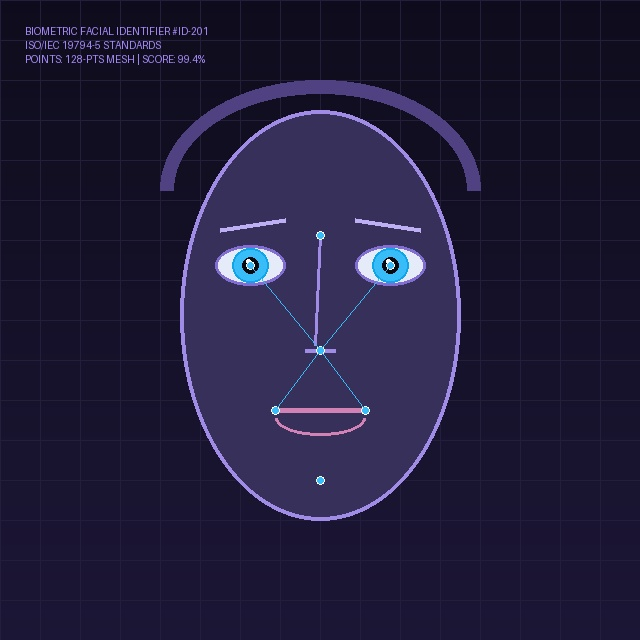
#> input picture dataset/biometrics/face_biometric_201.jpg, 640 x 640 px; its folder holds only this picture in this run
$ python augment_dataset.py
#> lines starting #> are read from the running program, lines starting #| are printed output that depends on the picture
"""
PrivateLens Robustness Augmentation Engine
Creates a strictly separated evaluation dataset of augmented image variants
to measure retrieval robustness against photometric and geometric perturbations.

Guarantees:
- Original dataset is untouched and preserved.
- Augmented samples stored in dataset_augmented/ with separate metadata_augmented.csv.
- Each sample explicitly tracks original_image_id and transformation type.
"""

import os
import sys
import csv
import time
from PIL import Image, ImageEnhance, ImageFilter

BASE_DIR = os.path.abspath(os.path.join(os.path.dirname(__file__), ".."))
DATASET_DIR = os.path.join(BASE_DIR, "dataset")
AUGMENTED_DIR = os.path.join(BASE_DIR, "dataset_augmented")
AUGMENTED_CSV = os.path.join(AUGMENTED_DIR, "metadata_augmented.csv")

def apply_transformations(image: Image.Image):
    """Generates 5 controlled, semantically preserving transformations."""
    transforms = {}

    # 1. Brightness adjustment (+25%)
    enh_b = ImageEnhance.Brightness(image)
    transforms["brightness_up"] = enh_b.enhance(1.25)

    # 2. Contrast adjustment (+30%)
    enh_c = ImageEnhance.Contrast(image)
    transforms["contrast_up"] = enh_c.enhance(1.30)

    # 3. Small rotation (+5 degrees with edge crop)
    rot = image.rotate(5, resample=Image.Resampling.BILINEAR)
    transforms["rotation_5deg"] = rot

    # 4. Mild Gaussian Blur (radius 1.2)
    blur = image.filter(ImageFilter.GaussianBlur(radius=1.2))
    transforms["mild_blur"] = blur

    # 5. Mild Sharpening
    sharp = image.filter(ImageFilter.SHARPEN)
    transforms["sharpen"] = sharp

    return transforms

def run_augmentation(samples_per_domain: int = 25):
    """
    Selects representative samples from each domain and applies transformations.
    Saves results into dataset_augmented/ maintaining domain folders.
    """
#> called with samples_per_domain = 25
    print("=" * 68)
    print("      PrivateLens Robustness Dataset Augmentation Engine       ")
    print(f"      Target: {samples_per_domain} images per domain x 5 variants")
    print("=" * 68)

    os.makedirs(AUGMENTED_DIR, exist_ok=True)
    expected_domains = ["biometrics", "medical", "nature", "vehicles"]
    augmented_records = []

    total_generated = 0

    for domain in expected_domains:
        dom_src = os.path.join(DATASET_DIR, domain)
        dom_dest = os.path.join(AUGMENTED_DIR, domain)
        os.makedirs(dom_dest, exist_ok=True)

        # Collect candidate images
        candidates = []
        for root, _, files in os.walk(dom_src):
            for f in sorted(files):
                if f.lower().endswith((".jpg", ".jpeg", ".png")):
                    candidates.append(os.path.join(root, f))

        selected = candidates[:samples_per_domain]
        print(f"  * Domain [{domain.capitalize()}]: Processing {len(selected)} source images...")

        for fpath in selected:
            orig_fname = os.path.basename(fpath)
            orig_id = os.path.splitext(orig_fname)[0]

            try:
                with Image.open(fpath) as pil_img:
#> pil_img is the input picture: PIL image 640x640 RGB; mean R, G, B 32.8, 28.4, 58.1
                    if pil_img.mode != "RGB":
                        pil_img = pil_img.convert("RGB")
                    variants = apply_transformations(pil_img)
#> in apply_transformations, `rot = image.rotate(5, resample=Image.Resampling.BILINEAR)`:
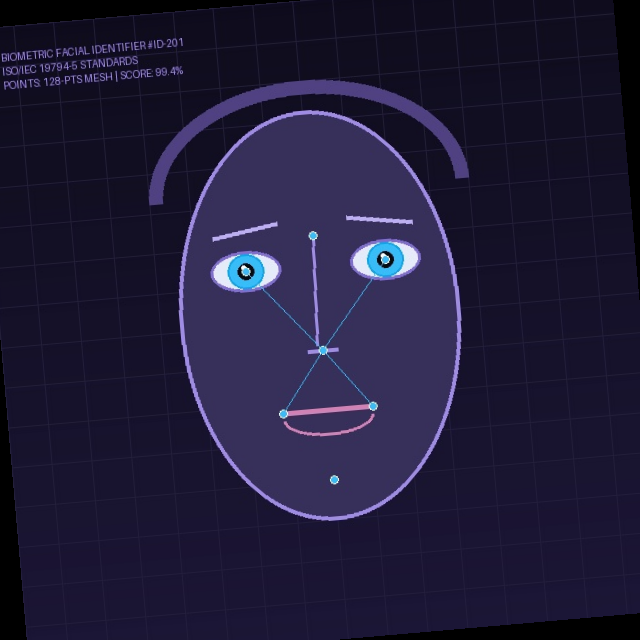
#> rot: PIL image 640x640 RGB; mean R, G, B 31.8, 27.6, 56.2
#> variants = 5 items

                for tname, trans_img in variants.items():
                    aug_fname = f"{orig_id}_aug_{tname}.jpg"
                    aug_path = os.path.join(dom_dest, aug_fname)
                    trans_img.save(aug_path, "JPEG", quality=90)

                    aug_size = os.path.getsize(aug_path)
                    rel_path = os.path.relpath(aug_path, BASE_DIR).replace("\\", "/")

                    augmented_records.append({
                        "augmented_image_id": f"AUG_{orig_id}_{tname}",
                        "original_image_id": orig_id,
                        "domain": domain,
                        "transformation_type": tname,
                        "relative_path": rel_path,
                        "image_width": trans_img.width,
                        "image_height": trans_img.height,
                        "file_size_bytes": aug_size,
                        "generation_date": time.strftime("%Y-%m-%d")
                    })
                    total_generated += 1
#> this loop made 5 passes
#> (tname, aug_fname, aug_size) on passes 1 to 5: ('brightness_up', 'face_biometric_201_aug_brightness_up.jpg', 54779), ('contrast_up', 'face_biometric_201_aug_contrast_up.jpg', 55303), ('rotation_5deg', 'face_biometric_201_aug_rotation_5deg.jpg', 46655), ('mild_blur', 'face_biometric_201_aug_mild_blur.jpg', 32438), ('sharpen', 'face_biometric_201_aug_sharpen.jpg', 65915)
#> pass 1, in run_augmentation, `trans_img.save(aug_path, "JPEG", quality=90)`:
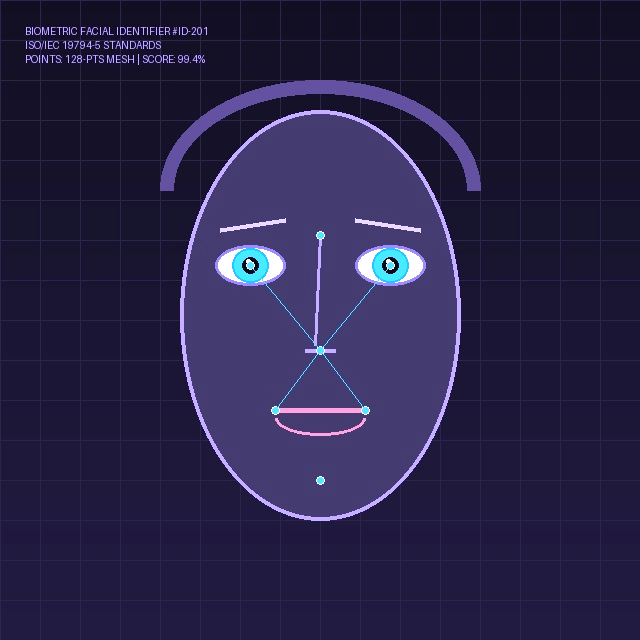
#> saved as face_biometric_201_aug_brightness_up.jpg: PIL image 640x640 RGB; mean R, G, B 40.5, 35.1, 71.5
#> after the loop, augmented_records = 5 items; total_generated = 5
            except Exception as e:
                print(f"    Error augmenting {fpath}: {e}")

    # Save metadata_augmented.csv
    fieldnames = [
        "augmented_image_id", "original_image_id", "domain",
        "transformation_type", "relative_path", "image_width",
        "image_height", "file_size_bytes", "generation_date"
    ]
    with open(AUGMENTED_CSV, "w", newline="", encoding="utf-8") as f:
        writer = csv.DictWriter(f, fieldnames=fieldnames)
        writer.writeheader()
        writer.writerows(augmented_records)

    print("=" * 68)
    print(f"AUGMENTATION COMPLETED: {total_generated} augmented samples created.")
    print(f"Stored strictly separately in: {AUGMENTED_DIR}")
    print(f"Metadata recorded in: {AUGMENTED_CSV}")
    print("=" * 68)
    return total_generated

if __name__ == "__main__":
    n = 25
    if len(sys.argv) > 1 and sys.argv[1].isdigit():
        n = int(sys.argv[1])
    run_augmentation(samples_per_domain=n)
